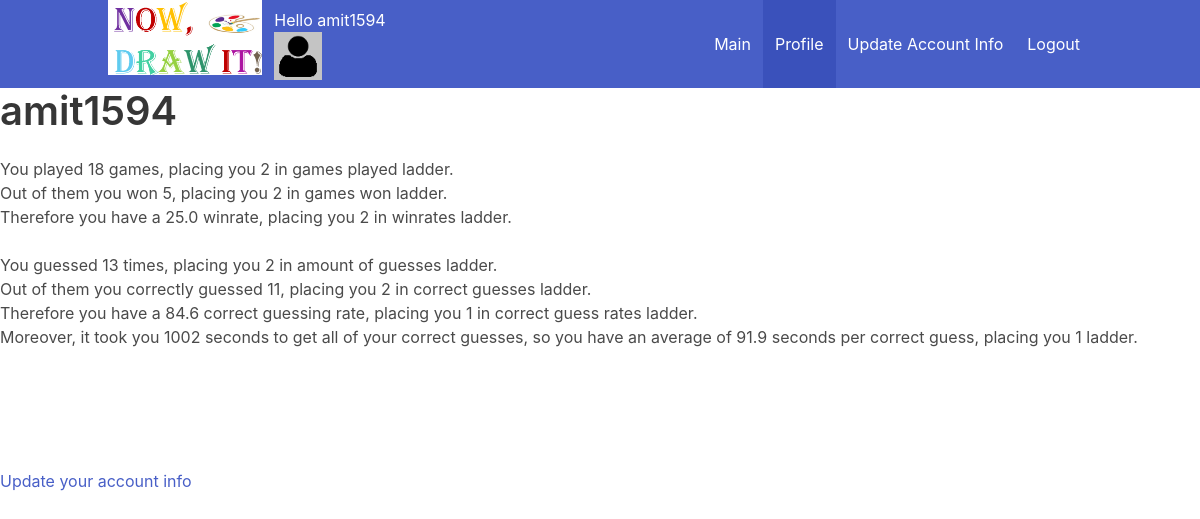
/profile (signed in), run on the app's committed database.
### main_server.py (models this page shows)
class UserTbl(db.Model):
    __tablename__ = 'user_tbl'
    id = db.Column(db.Integer, primary_key=True)
    username = db.Column(db.String(15), unique=True)
    email = db.Column(db.String(50))
    password = db.Column(db.String(80))
    image = db.Column(db.String(80))
    wins = db.Column(db.Integer)
    words_guessed_correctly = db.Column(db.Integer)
    seconds_took_to_guess = db.Column(db.Integer)
    all_guesses = db.Column(db.Integer)
    all_games = db.Column(db.Integer)
    games_winrate = db.Column(db.Float)
    correct_guess_rate = db.Column(db.Float)
    average_time_to_guess_correctly = db.Column(db.Float)

### main_server.py (the view)
@app.route('/profile', methods=['GET', 'POST'])
def profile():
    username = session['username']
    user = get_user_by_username(username)
    if not user:
        return render_template('no_guests_allowed.html')
    wins = user.wins
    amount_of_correct_guesses = user.words_guessed_correctly
    seconds_took_to_guess = user.seconds_took_to_guess
    amount_of_guesses = user.all_guesses
    amount_of_games = user.all_games
    games_winrate = user.games_winrate
    correct_guess_rate = user.correct_guess_rate
    avg_time_to_guess_correctly = user.average_time_to_guess_correctly
    sql = text('SELECT COUNT(user_tbl.id) FROM user_tbl WHERE user_tbl.all_games > ' + str(amount_of_games))
    place_by_games_played = db.engine.execute(sql).fetchall()[0][0] + 1
    sql = text('SELECT COUNT(user_tbl.id) FROM user_tbl WHERE user_tbl.wins > ' + str(wins))
    place_by_games_won = db.engine.execute(sql).fetchall()[0][0] + 1
    sql = text('SELECT COUNT(user_tbl.id) FROM user_tbl WHERE user_tbl.all_games >= 5 AND user_tbl.games_winrate > ' + str(games_winrate))
    place_by_winrate = db.engine.execute(sql).fetchall()[0][0] + 1
    sql = text('SELECT COUNT(user_tbl.id) FROM user_tbl WHERE user_tbl.all_guesses > ' + str(amount_of_guesses))
    place_by_amount_of_guesses = db.engine.execute(sql).fetchall()[0][0] + 1
    sql = text('SELECT COUNT(user_tbl.id) FROM user_tbl WHERE user_tbl.words_guessed_correctly > ' + str(amount_of_correct_guesses))
    place_by_amount_of_correct_guesses = db.engine.execute(sql).fetchall()[0][0] + 1
    sql = text('SELECT COUNT(user_tbl.id) FROM user_tbl WHERE user_tbl.all_guesses >= 5 AND user_tbl.correct_guess_rate > ' + str(correct_guess_rate))
    place_by_correct_guess_rate = db.engine.execute(sql).fetchall()[0][0] + 1
    sql = text('SELECT COUNT(user_tbl.id) FROM user_tbl WHERE user_tbl.all_guesses >= 5 AND user_tbl.average_time_to_guess_correctly > ' + str(avg_time_to_guess_correctly))
    place_by_average_seconds_per_correct_guess = db.engine.execute(sql).fetchall()[0][0] + 1
    return render_template('profile.html', amount_of_games_played=amount_of_games, place_by_games_played=place_by_games_played,
                           games_won=wins, place_by_games_won=place_by_games_won, games_winrate=games_winrate,
                           place_by_winrate=place_by_winrate, amount_of_guesses=amount_of_guesses, place_by_amount_of_guesses=place_by_amount_of_guesses,
                           amount_of_correct_guesses=amount_of_correct_guesses, place_by_amount_of_correct_guesses=place_by_amount_of_correct_guesses,
                           correct_guess_rate=correct_guess_rate, place_by_correct_guess_rate=place_by_correct_guess_rate,
                           seconds_took_to_guess=seconds_took_to_guess, seconds_for_correct_guess=avg_time_to_guess_correctly,
                           place_by_average_seconds_per_correct_guess=place_by_average_seconds_per_correct_guess,
                           username=username, image=user.image)

### main_server.py (called while the page is built)
def get_user_by_username(uname):
    myUser = UserTbl.query.filter_by(username=uname).first()
    return myUser

@app.before_request
def before_request():
    global next_guest_num
    if 'username' not in session:
        session['username'] = "Guest" + str(next_guest_num)
        next_guest_num += random.randint(1, 5)

### templates/profile.html (shortened to what this page needs)
<!DOCTYPE html>
<html lang="en">
<head>
    <link rel="stylesheet" href="https://cdn.jsdelivr.net/npm/bulma@0.8.0/css/bulma.min.css">
</head>
<body>
<div class="hero-head">
        <header class="navbar is-link">
            <div class="container">
                <div class="navbar-brand">
                    <a >
                        <img src="{{url_for('static', filename='Images/logo.png')}}" style="height: 75px" alt="Logo">
                    </a>
                    <div class="navbar-item">
                        <div class="greet_div">
                          <div class="info">
                            <p class="greet">Hello {{ session.username }}</p>
                          </div>
                          <figure class="image is-48x48">
                            <img id="user_icon" class="js-modal-trigger" data-target="icon_choosing_div"
                                 src="static/Images/{{image}}.png" alt="Image" style="max-height: none;">
                          </figure>
                        </div>
                    </div>
                </div>
                <div class="navbar-menu" id="nav-links">
                    <div class="navbar-end">
                        <a class="navbar-item" href="{{url_for('main_page')}}">
                            Main
                        </a>
                        <a class="navbar-item is-active" href="{{url_for('profile')}}">
                            Profile
                        </a>
                        <a class="navbar-item" href="{{url_for('update_user_info')}}">
                            Update Account Info
                        </a>
                        <a class="navbar-item" href="{{url_for('logout')}}">
                            Logout
                        </a>
                    </div>
                </div>
            </div>
        </header>
    </div>
<h1 class="title is-2 is-spaced">{{username}}</h1>
<p>
    You played {{amount_of_games_played}} games, placing you {{place_by_games_played}} in games played ladder.<br>
    Out of them you won {{games_won}}, placing you {{place_by_games_won}} in games won ladder.<br>
    Therefore you have a {{games_winrate}} winrate, placing you {{place_by_winrate}} in winrates ladder.<br>
</p>
<br>
<p>
    You guessed {{amount_of_guesses}} times, placing you {{place_by_amount_of_guesses}} in amount of guesses ladder.<br>
    Out of them you correctly guessed {{amount_of_correct_guesses}}, placing you {{place_by_amount_of_correct_guesses}} in correct guesses ladder.<br>
    Therefore you have a {{correct_guess_rate}} correct guessing rate, placing you {{place_by_correct_guess_rate}} in correct guess rates ladder.<br>
    Moreover, it took you {{seconds_took_to_guess}} seconds to get all of your correct guesses, so you have an average of
    {{seconds_for_correct_guess}} seconds per correct guess, placing you {{place_by_average_seconds_per_correct_guess}} ladder.
</p>
<br><br><br><br><br>
<a href="{{url_for('update_user_info')}}">Update your account info</a>
</body>
</html>

### data on the page
UserTbl: username "amit1594", image (placeholder picture), games_winrate "25.0", correct_guess_rate "84.6", seconds_took_to_guess "1002", average_time_to_guess_correctly "91.9"

### other printed values
{{ amount_of_games_played }} "18"
{{ place_by_games_played }} "2"
{{ games_won }} "5"
{{ place_by_games_won }} "2"
{{ place_by_winrate }} "2"
{{ amount_of_guesses }} "13"
{{ place_by_amount_of_guesses }} "2"
{{ amount_of_correct_guesses }} "11"
{{ place_by_amount_of_correct_guesses }} "2"
{{ place_by_correct_guess_rate }} "1"
{{ place_by_average_seconds_per_correct_guess }} "1"
